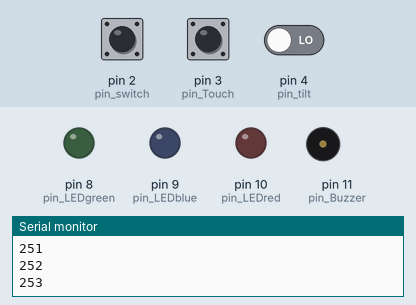
Bench run of a sketch on a simulated Arduino Uno, built with avr-gcc and run on an emulated ATmega328P. Parts: output pins drawn as LEDs (lit = HIGH), buzzer (waves = sounding, pin HIGH), the last lines printed to the serial monitor. The inputs (shaded band) are chosen by the test bench; at power-on: pin 4 (pin_tilt) LOW, pin 2 (pin_switch) LOW, pin 3 (pin_Touch) HIGH. Pins used as bus, display or sensor lines are not drawn.

Above: at 1.2 s.
1.3 s: pin 4 (pin_tilt) driven HIGH
2.8 s: pin 2 (pin_switch) pulled HIGH for 0.15 s
At 3.8 s:
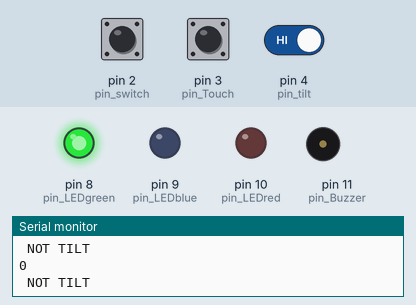
4.4 s: pin 2 (pin_switch) pulled HIGH for 1 s
At 5.1 s:
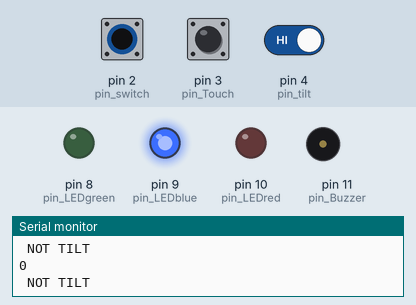
6.9 s: pin 2 (pin_switch) pulled HIGH for 0.15 s
At 7.2 s:
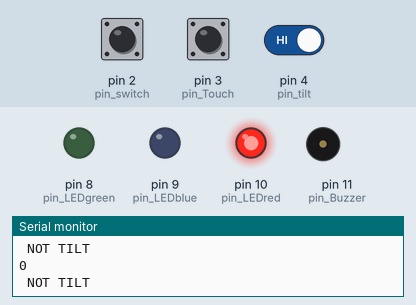
8.5 s: pin 3 (pin_Touch) pulled LOW for 0.15 s
10.1 s: pin 2 (pin_switch) pulled HIGH for 3.2 s
At 10.5 s:
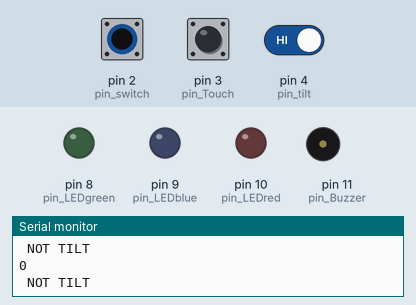
Timing chart, 0 to 13.1 s (numbered marks = the images above; inputs shaded):
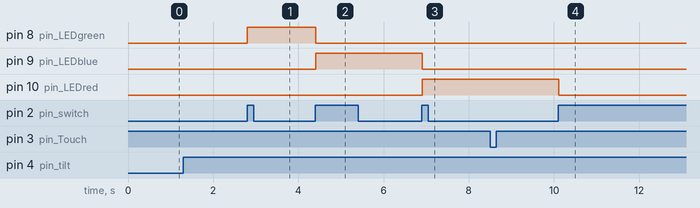

Measured:
- after the input at 2.8 s, pin 8 (pin_LEDgreen): LOW → HIGH at once
- after the input at 4.4 s, pin 8 (pin_LEDgreen): HIGH → LOW at once; pin 9 (pin_LEDblue): LOW → HIGH at once
- after the input at 6.9 s, pin 9 (pin_LEDblue): HIGH → LOW at once; pin 10 (pin_LEDred): LOW → HIGH at once
- after the input at 10.1 s, pin 10 (pin_LEDred): HIGH → LOW at once

The sketch:

MAIN_PROGRAM.ino
```cpp
//  PROJECT NAME: SMART IRON
//  AUTHOR: SHAN

// Define the pins being used

// OUT PUT PINS
int pin_LEDgreen = 8;  int pin_LEDblue = 9;  int pin_LEDred = 10;  int pin_Buzzer = 11;  int pin_power = 12;

//inputa
int pin_switch = 2;  int pin_Touch  =3;  int pin_tilt  = 4;

// variables to hold the new and old switch states
boolean oldSwitchState = LOW;
boolean newSwitchState1 = LOW;
boolean newSwitchState2 = LOW;
boolean newSwitchState3 = LOW;

byte state = 0;
int silk_count=0;
int time1; int time2;

void setup()
{
    Serial.begin(9600);
    pinMode(pin_LEDgreen, OUTPUT);    digitalWrite(pin_LEDgreen,LOW);
    pinMode(pin_LEDblue, OUTPUT);     digitalWrite(pin_LEDblue,LOW);
    pinMode(pin_LEDred, OUTPUT);      digitalWrite(pin_LEDred,LOW);
    pinMode(pin_Buzzer, OUTPUT);      digitalWrite(pin_LEDred,LOW);
    pinMode(pin_power, OUTPUT);       digitalWrite(pin_power,LOW);

    pinMode(pin_switch, INPUT);
    pinMode(pin_Touch, INPUT);
    pinMode(pin_tilt, INPUT);
}


void loop()
{
   int senseValue = digitalRead(pin_Touch);    // this variable for switch
   int tiltValue = digitalRead(pin_tilt);


  if (tiltValue==HIGH)
  {
    time2=0;
    //digitalWrite(pin_Buzzer,LOW);digitalWrite(pin_power,HIGH);
    Serial.println(" NOT TILT");
    Serial.println(time2);


  if ((senseValue == LOW)&& (state!=0))
  {
    Serial.println(" NOT TOUCHED");
    time1++;
    Serial.println(time1);

    if (state==1)
    {     if (time1>200) { Serial.println(" LOW TIME LIMIT");  Serial.println(time1);  digitalWrite(pin_Buzzer,HIGH); digitalWrite(pin_power,LOW) ;}
    }

     if (state==2)
    {     if (time1>400) { Serial.println(" MEDIUM TIME LIMIT");  Serial.println(time1);  digitalWrite(pin_Buzzer,HIGH); digitalWrite(pin_power,LOW) ; }
    }

    if (state==3)
    {     if (time1>800) { Serial.println(" HIGH TIME LIMIT");  Serial.println(time1);  digitalWrite(pin_Buzzer,HIGH);digitalWrite(pin_power,LOW) ; }
    }

  }

    else
    {
     time1=0;
     digitalWrite(pin_Buzzer,LOW); digitalWrite(pin_power,HIGH) ;
     //Serial.println("not touched");
    }

   // END Busser


    newSwitchState1 = digitalRead(pin_switch);
    delay(1);
    newSwitchState2 = digitalRead(pin_switch);
    delay(1);
    newSwitchState3 = digitalRead(pin_switch);

    // if all 3 values are the same we can continue
    if (  (newSwitchState1==newSwitchState2) && (newSwitchState1==newSwitchState3) )
    {
        if ( newSwitchState1 != oldSwitchState )
        {
          // has the button switch been closed?
           if ( newSwitchState1 == HIGH )
           {
                // increase the value of state
                state++;
                if (state > 3) { state = 0; }

                // turn all LEDs off. Doing it this way means we do not need to care about the individual LEDs
                // simply turn them all off and then turn on the correct one.
                digitalWrite(pin_LEDgreen, LOW);
                digitalWrite(pin_LEDblue, LOW);
                digitalWrite(pin_LEDred, LOW);
                digitalWrite(pin_Buzzer,LOW);

                // Turn on the next LED
                // Because the value of state does not change while we are testing it we don't need to use else if
                if (state==1) { digitalWrite(pin_LEDgreen, HIGH);  Serial.println("RED : SILK"); }
                if (state==2) { digitalWrite(pin_LEDblue, HIGH);   Serial.println("BLUE : COTTON"); }
                if (state==3) { digitalWrite(pin_LEDred, HIGH);   Serial.println("GREEN : MAX "); }
                time1=0;

           }
           oldSwitchState = newSwitchState1;
        }
    }

  }

  if(tiltValue==LOW){

    time2++;
    Serial.println(time2);
       if(time2>1600)        // TIlT TIME 1600=8 seconds)
       {
        Serial.println(" TILT"); digitalWrite(pin_Buzzer,HIGH);digitalWrite(pin_power,LOW) ;

        }


  }
}
```
